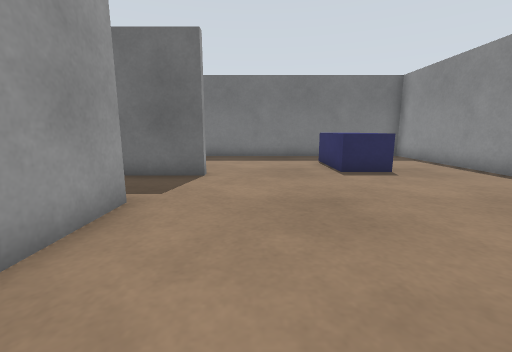
[1] (above)

16 first-person views from a walk through a world built for the Gazebo simulator. The camera is 0.64 m above the floor, tilts 10° down and sees 90° across. The floor is counted in squares, 0.5 m on a side. Each view is taken from the middle of a square. On the plan, view 1 faces up. The plan holds only what a view shows up to about 12 squares ahead; the rest is blank. The place goes on beyond the plan.

[2]
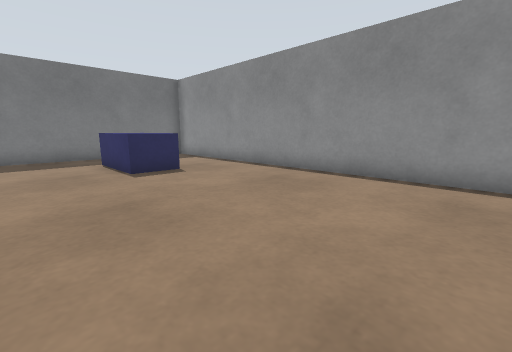

[3]
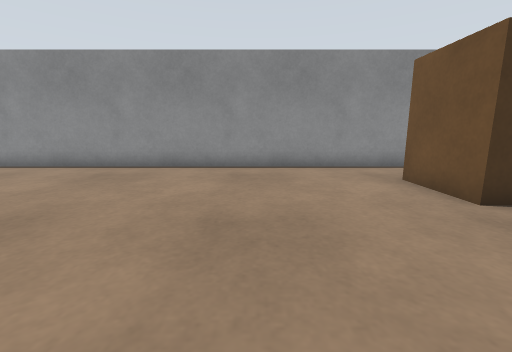

[4]
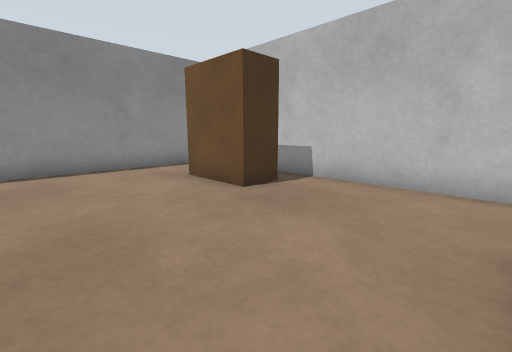

[5]
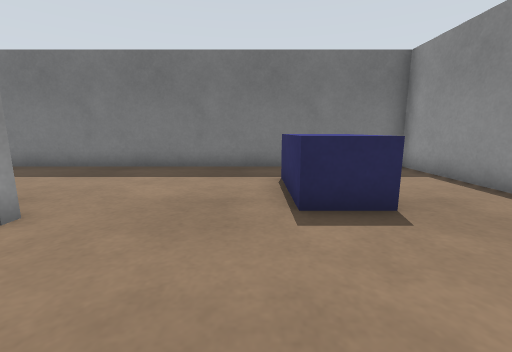

[6]
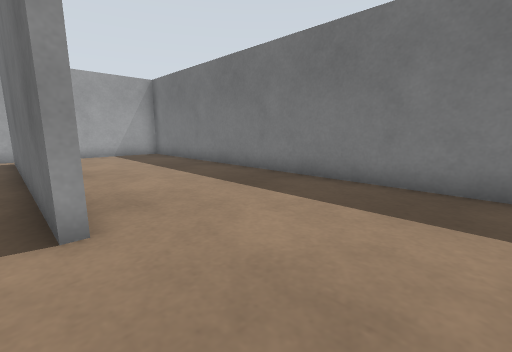

[7]
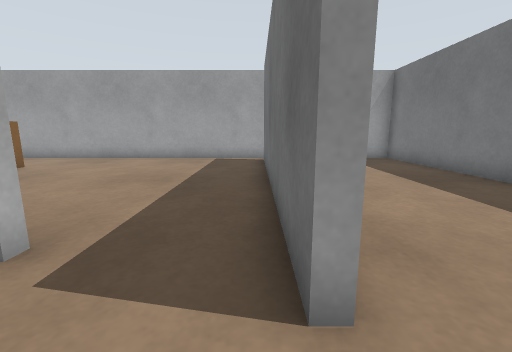

[8]
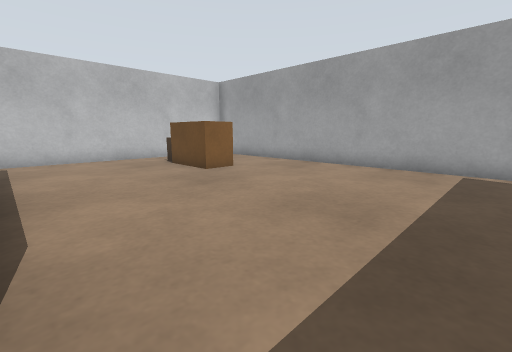

[9]
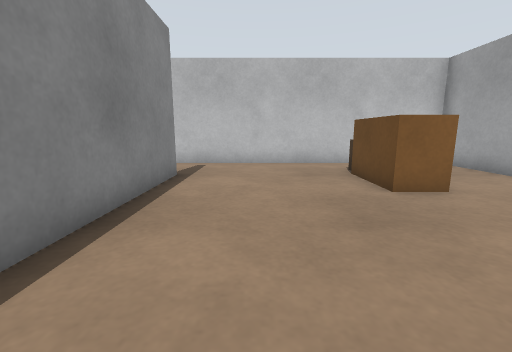

[10]
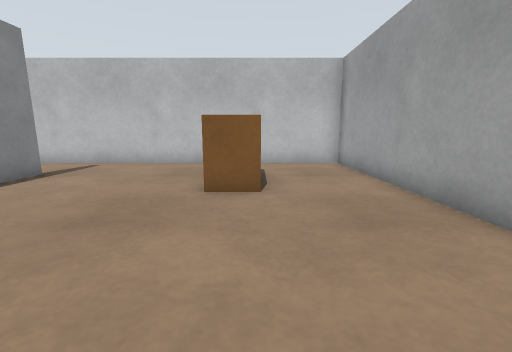

[11]
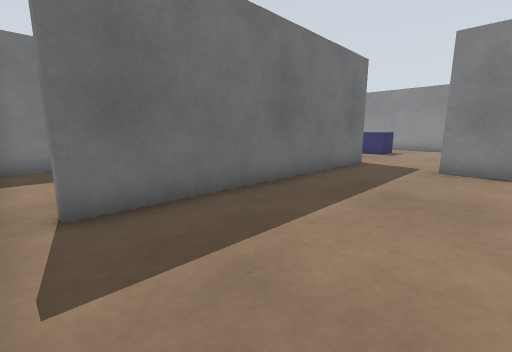

[12]
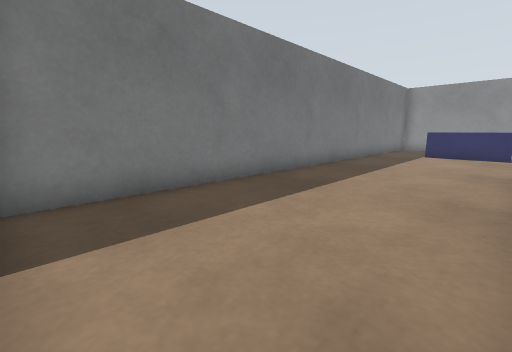

[13]
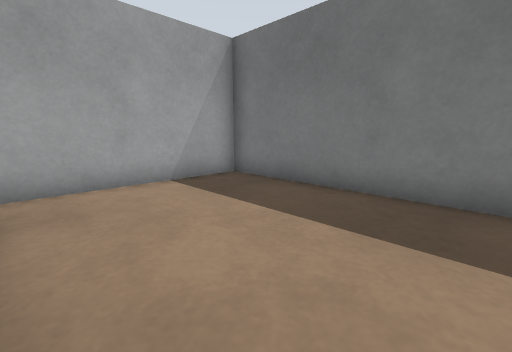

[14]
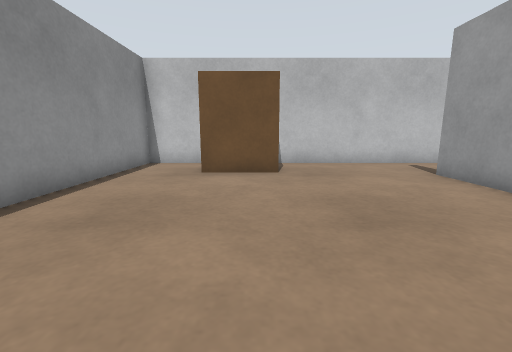

[15]
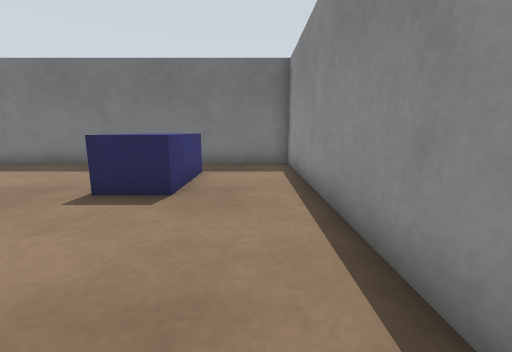

[16]
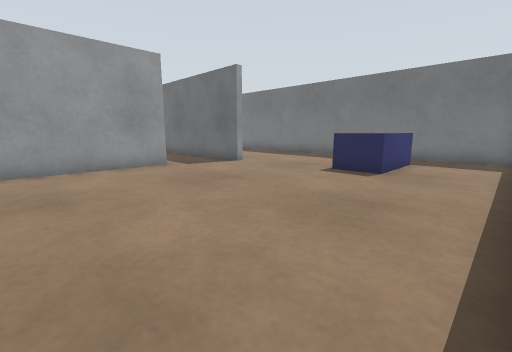

### Floor plan
Points are (right, up) in squares from view 1. A wall is a line through its corners. A room is listed if a view was taken in it or the views show most of it. See-through windows are left out.
Room 1 (views 1, 2, 3, 4, 5, 6, 7, 12, 13, 14, 15, 16)
walls: (-2.3, 4.6) (-2.3, -3.5); (-1.5, 7.8) (-1.5, 7.3) (-2.5, 7.3); (-2.6, -6.3) (3.4, -6.3); (-11.5, 7.3) (-11.5, 7.8); (5.1, -6.3) (7.3, -6.3) (7.3, 13.3) (-12.3, 13.3) (-12.3, 7.6)
ways out: opening at (-12, 7) to room 2; opening at (-3, -5) to room 2; opening at (-3, 5.5) to room 2
objects: cabinet (3, -5) to (4, -4); blue box (3, 8) to (4, 11)
Room 2 (views 8, 9, 10, 11)
walls: (-2.7, -3.5) (-2.7, 4.5); (-12.3, 7.6) (-12.3, -6.3) (-2.6, -6.3); (-2.5, 7.3) (-11.5, 7.3)
ways out: opening at (-12, 7) to room 1; opening at (-3, -5) to room 1; opening at (-3, 5.5) to room 1
objects: other object (-9, -4) to (-8, -4); brown box (-9, -3) to (-8, -2)

Where each view was taken, in squares from view 1:
view 1: 0 up, 0 right, facing up
view 2: 0 up, 0 right, facing up-right
view 3: 0 up, 2 left, facing right
view 4: 0 up, 2 left, facing down-right
view 5: 4 up, 2 right, facing up
view 6: 7 up, 2 right, facing up-left
view 7: 7 up, 0 right, facing left
view 8: 6 up, 3 left, facing down-left
view 9: 4 up, 5 left, facing down
view 10: 4 up, 9 left, facing down
view 11: 3 up, 12 left, facing up-right
view 12: 8 up, 12 left, facing up-right
view 13: 8 up, 6 left, facing up-left
view 14: 4 up, 3 right, facing down
view 15: 3 up, 6 right, facing up
view 16: 0 up, 7 right, facing up-left
